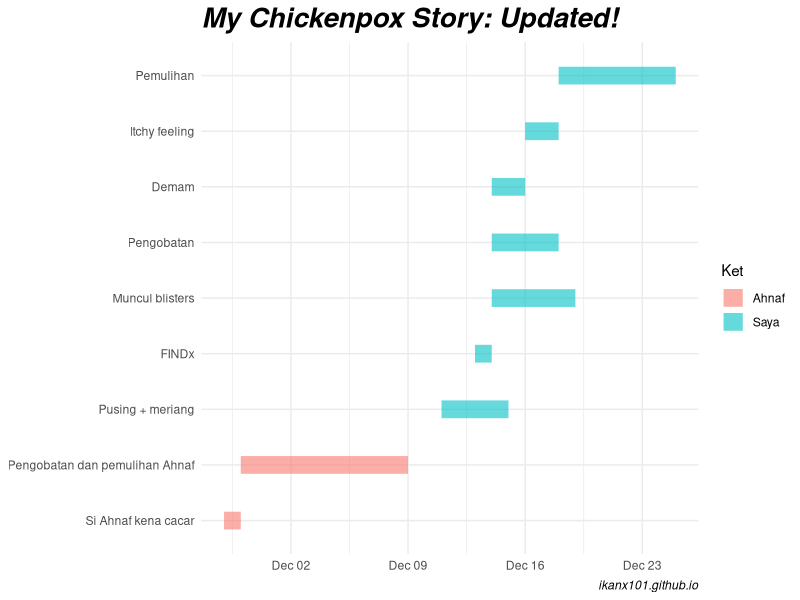

The R source for this figure:
## ---- chunk 1
knitr::opts_chunk$set(echo = TRUE)
## ---- chunk 2
library(reshape2)
library(ggplot2)

tasks <- c("Si Ahnaf kena cacar", 
           "Pengobatan dan pemulihan Ahnaf", 
           "Pusing + meriang",
           "FINDx",
           "Muncul blisters",
           "Pengobatan",
           "Demam",
           "Itchy feeling",
           "Pemulihan"
           )
dfr <- data.frame(
  name        = factor(tasks, levels = tasks),
  start.date  = as.Date(c("2019-11-28", 
                          "2019-11-29",
                          "2019-12-11",
                          "2019-12-13",
                          "2019-12-14",
                          "2019-12-14",
                          "2019-12-14",
                          "2019-12-16",
                          "2019-12-18")),
  end.date    = as.Date(c("2019-11-29", 
                          "2019-12-09",
                          "2019-12-15",
                          "2019-12-14",
                          "2019-12-19",
                          "2019-12-18",
                          "2019-12-16",
                          "2019-12-18",
                          "2019-12-25")),
  Ket = c("Ahnaf","Ahnaf","Saya","Saya","Saya","Saya","Saya",
           "Saya","Saya")
  )

mdfr <- melt(dfr, measure.vars = c("start.date", "end.date"))

ggplot(mdfr, aes(value, name, color=Ket)) + 
  geom_line(size = 6, alpha=.6) +
  xlab(NULL) + 
  ylab(NULL) +
  theme_minimal() +
  labs(title="My Chickenpox Story: Updated!",
       caption="ikanx101.github.io") +
  theme(plot.title = element_text(size=20,
                                  face="bold.italic"),
        plot.caption = element_text(face="italic"))
